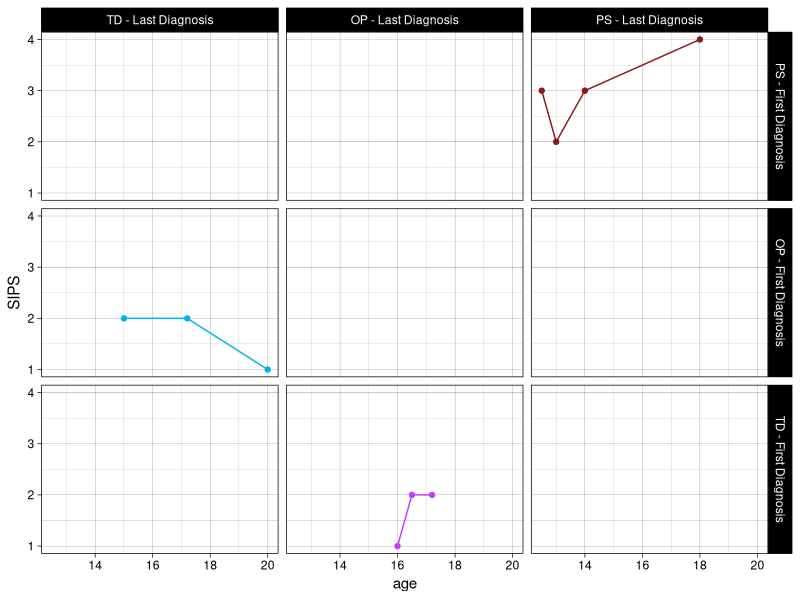

This chart was generated by the following R code:
### This script creates a data frame of fake data to illustrate what I think
### I will need to perform the clinical and cognitive analyses.
###
### Ellyn Butler
### July 16, 2020

library('ggplot2')

proto_df <- data.frame(bblid=c(rep(82071, 4), rep(87773, 3), rep(81277, 3)),
  age=c(12.5, 13, 14, 18, 16, 16.5, 17.2, 15, 17.2, 20),
  sex=c(rep('F', 4), rep('M', 3), rep('F', 3)),
  diagnosis=c('PS', 'OP', 'PS', 'PS', 'TD', 'OP', 'OP', 'OP', 'OP', 'TD'),
  first_diagnosis=c(rep('PS - First Diagnosis', 4), rep('TD - First Diagnosis', 3),
    rep('OP - First Diagnosis', 3)),
  last_diagnosis=c(rep('PS - Last Diagnosis', 4), rep('OP - Last Diagnosis', 3),
    rep('TD - Last Diagnosis', 3)),
  SIPS=c(3, 2, 3, 4, 1, 2, 2, 2, 2, 1), PMAT=c(-.5, -.2, -.1, -.12,
  .1, .67, 1.2, .5, .6, .72))

proto_df$first_diagnosis <- ordered(proto_df$first_diagnosis,
  c('PS - First Diagnosis', 'OP - First Diagnosis', 'TD - First Diagnosis'))
proto_df$last_diagnosis <- ordered(proto_df$last_diagnosis,
  c('TD - Last Diagnosis', 'OP - Last Diagnosis', 'PS - Last Diagnosis'))

############ Plot trajectories ############

sips_plot <- ggplot(proto_df, aes(x=age, y=SIPS, color=last_diagnosis)) +
  theme_linedraw() + geom_point() + geom_line() +
  facet_grid(first_diagnosis ~ last_diagnosis) +
  scale_color_manual(values=c('deepskyblue2', 'darkorchid1', 'firebrick4')) +
  theme(legend.position = 'none')

pdf(file='~/Documents/pncLongitudinalPsychosis/plots/illustration3x3.pdf', width=6, height=6)
sips_plot
dev.off()
